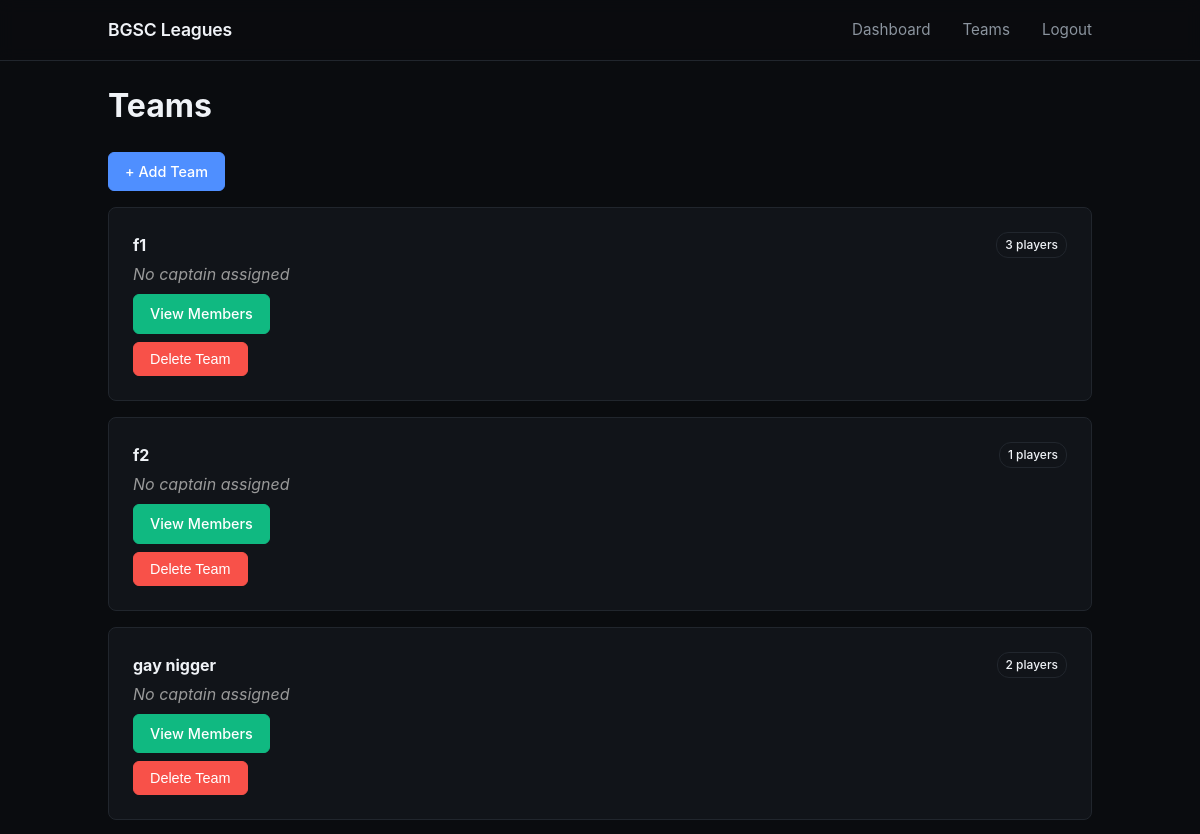
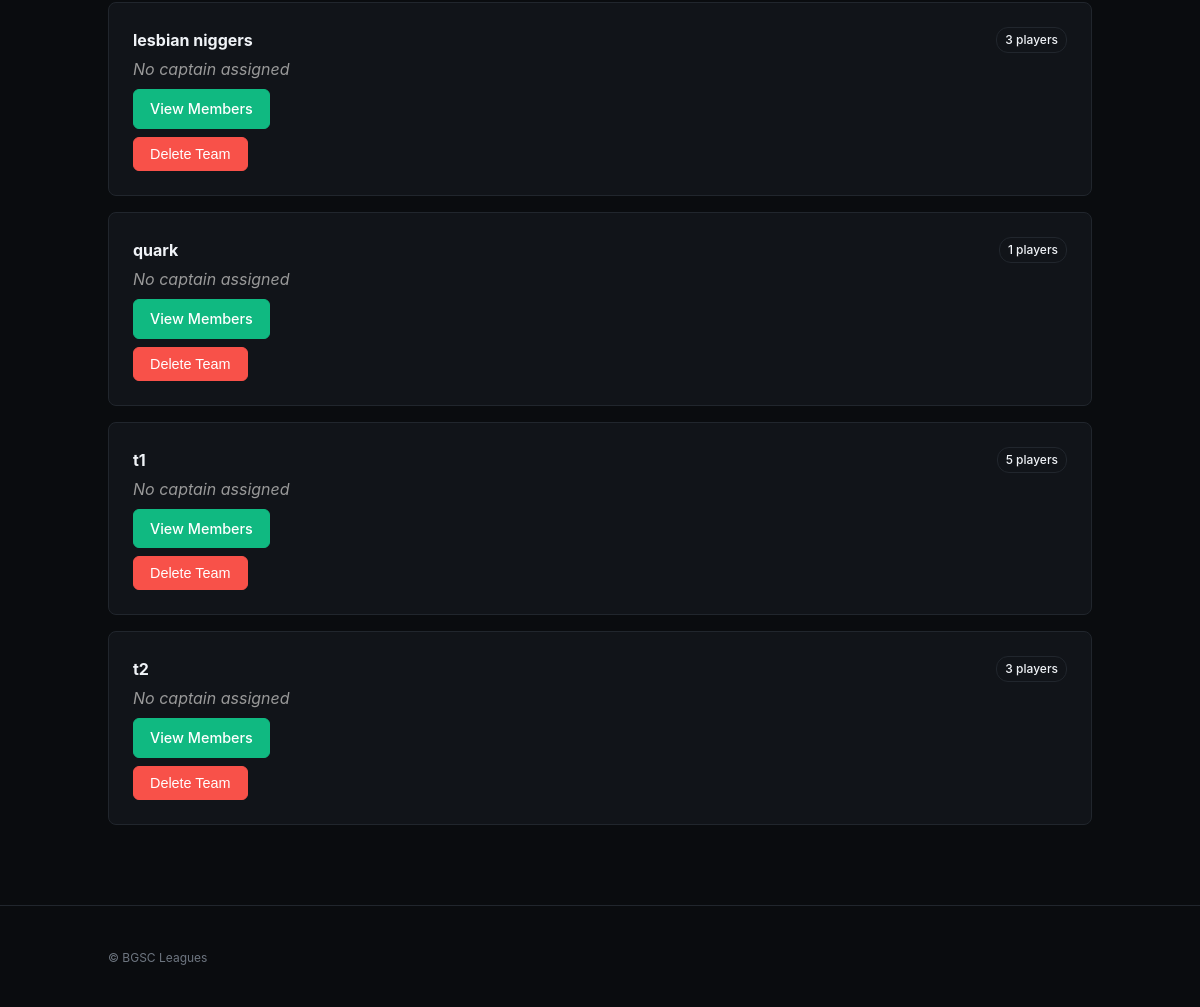
Before: /dashboard/teams/ (signed in) with the older database file (2 pictures, top to bottom).
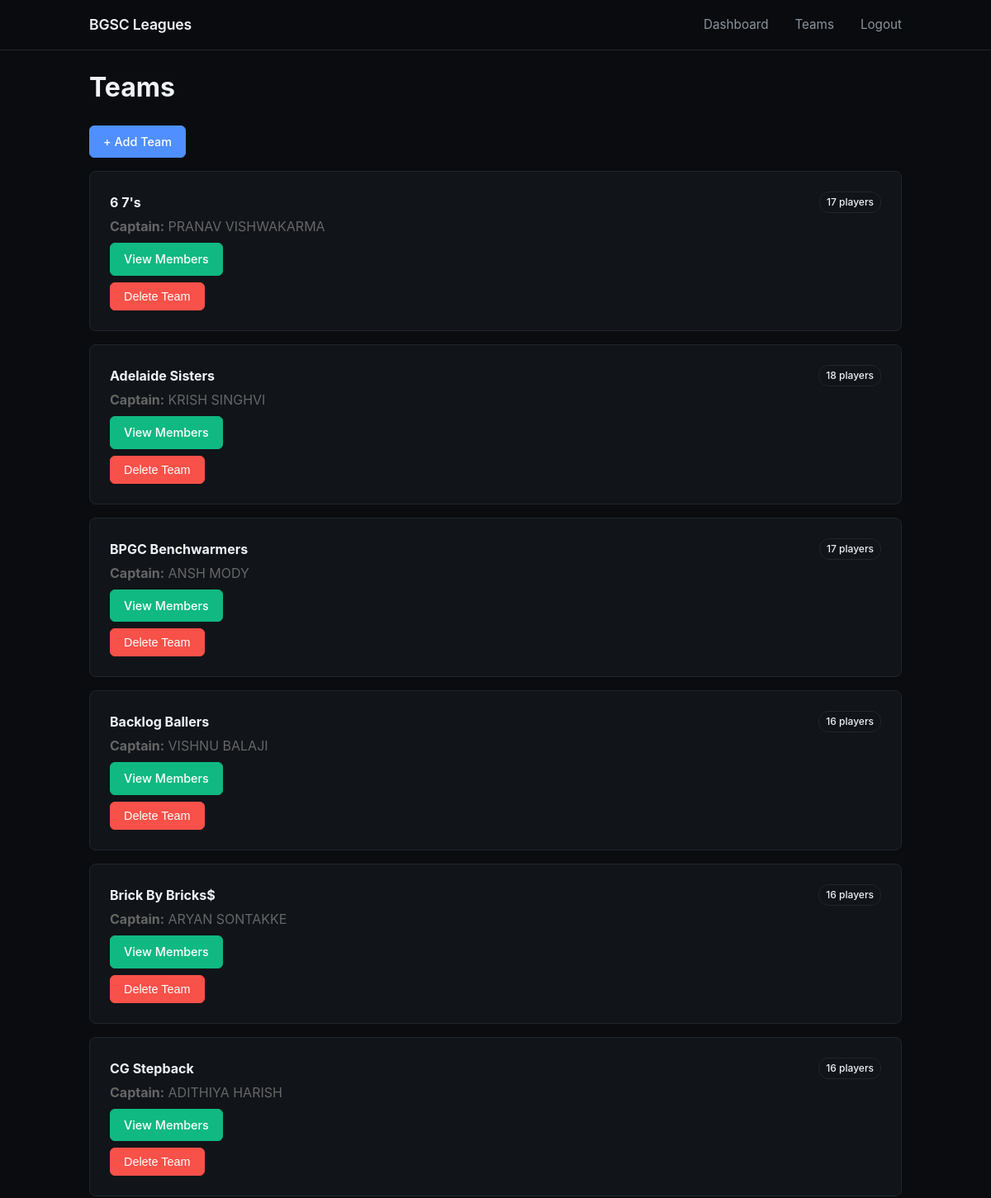
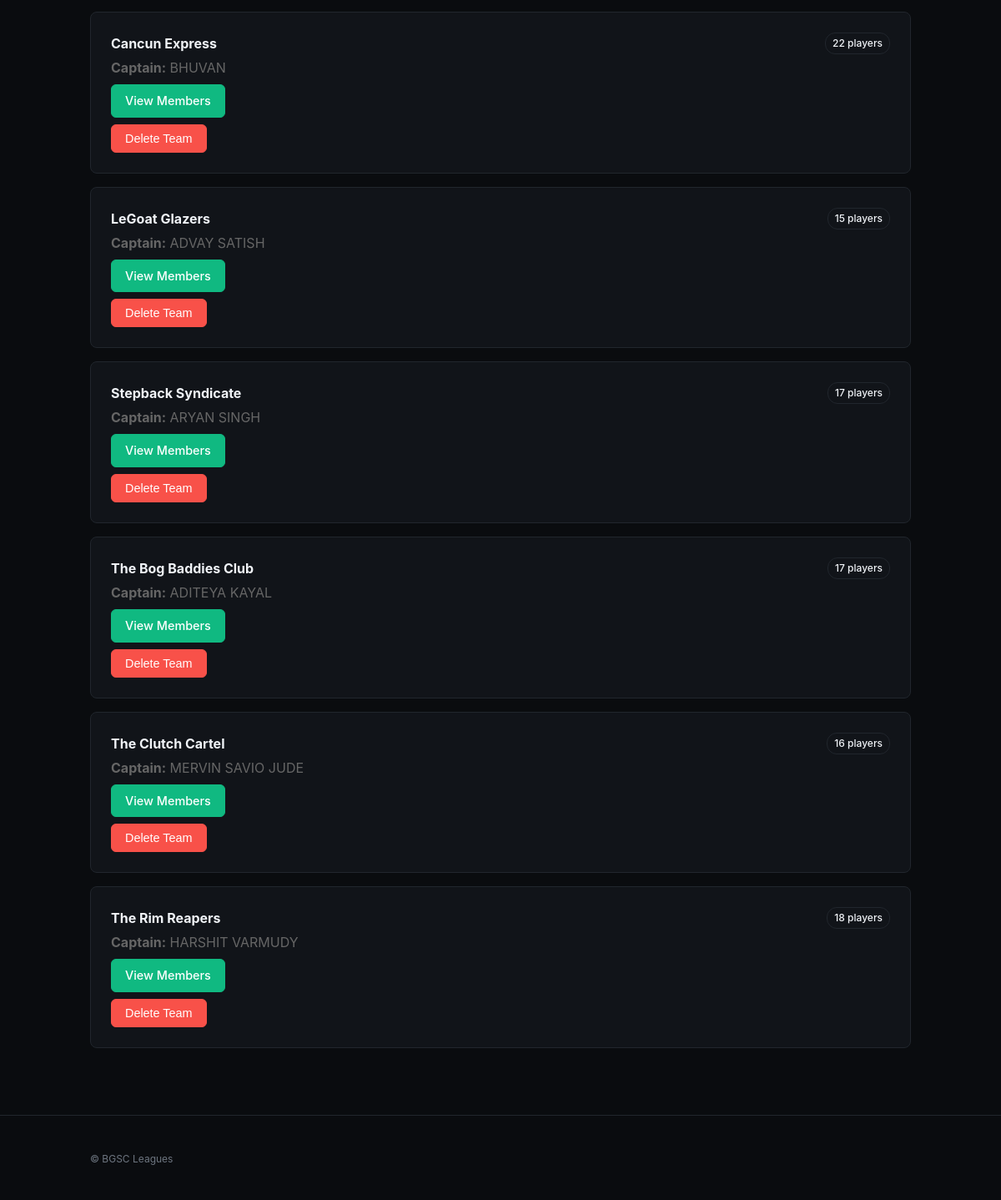
After: the same page with the newer database file (2 pictures, top to bottom).
### games/models.py (models this page shows, shortened)
class Team(models.Model):
    name = models.CharField(max_length=100)
    logo = models.URLField(null=True, blank=True)
    leader = models.ForeignKey('Player', related_name='teams_led', on_delete=models.SET_NULL, null=True, blank=True)

class Player(models.Model):
    name = models.CharField(max_length=100)
    last_updated = models.DateTimeField(auto_now=True)
    team = models.ForeignKey(Team, related_name='players', on_delete=models.CASCADE)

### games/views.py (the view)
# urls.py: path('dashboard/teams/', views.teams, name='teams'),
@login_required(login_url='/login/')
def teams(request):
    teams = Team.objects.all().order_by("name").prefetch_related("players")
    return render(request, "games/teams.html", {"teams": teams})

### games/templates/games/teams.html (shortened to what this page needs)
{% extends 'games/base.html' %} {% block title %}Teams | BGSC Leagues{% endblock %} {% block content %}
<h1>Teams</h1>
<div class="spaced">
  <a class="btn btn-primary" href="{% url 'add_team' %}">+ Add Team</a>
</div>
{% for t in teams %}
<div class="card">
  <div class="spaced">
    <strong>{{ t.name }}</strong>
    <span class="badge">{{ t.players.all|length }} players</span>
  </div>
  {% if t.leader %}
  <div style="margin-top: 4px; color: #666;">
    <strong>Captain:</strong> {{ t.leader.name }}
  </div>
  {% else %}
  <div style="margin-top: 4px; color: #999;">
    <em>No captain assigned</em>
  </div>
  {% endif %}
  <div style="margin-top: 8px">
    <a class="btn btn-accent" href="{% url 'team_detail' t.id %}"
      >View Members</a
    >
  </div>
  <form
    method="post"
    action="{% url 'remove_team' t.id %}"
    class="inline"
    style="margin-top: 8px"
  >
    <button
      class="btn btn-danger"
      type="submit"
      onclick="return confirm('Are you sure you want to delete the team {{ t.name }}? This action cannot be undone.')"
    >
      Delete Team
    </button>
  </form>
</div>
{% empty %}
<div class="card">No teams yet.</div>
{% endfor %} {% endblock %}

Changed rows visible on the page:
removed Team: name "f1", players.all|length "3", shows "No captain assigned"
removed Team: name "f2", players.all|length "1", shows "No captain assigned"
removed Team: name "gay nigger", players.all|length "2", shows "No captain assigned"
removed Team: name "lesbian niggers", players.all|length "3", shows "No captain assigned"
removed Team: name "quark", players.all|length "1", shows "No captain assigned"
removed Team: name "t1", players.all|length "5", shows "No captain assigned"
removed Team: name "t2", players.all|length "3", shows "No captain assigned"
added Team: name "6 7's", players.all|length "17", leader.name "PRANAV VISHWAKARMA"
added Team: name "Adelaide Sisters", players.all|length "18", leader.name "KRISH SINGHVI"
added Team: name "BPGC Benchwarmers", players.all|length "17", leader.name "ANSH MODY"
added Team: name "Backlog Ballers", players.all|length "16", leader.name "VISHNU BALAJI"
added Team: name "Brick By Bricks$", players.all|length "16", leader.name "ARYAN SONTAKKE"
added Team: name "CG Stepback", players.all|length "16", leader.name "ADITHIYA HARISH"
added Team: name "Cancun Express", players.all|length "22", leader.name "BHUVAN"
added Team: name "LeGoat Glazers", players.all|length "15", leader.name "ADVAY SATISH"
added Team: name "Stepback Syndicate", players.all|length "17", leader.name "ARYAN SINGH"
added Team: name "The Bog Baddies Club", players.all|length "17", leader.name "ADITEYA KAYAL"
added Team: name "The Clutch Cartel", players.all|length "16", leader.name "MERVIN SAVIO JUDE"
added Team: name "The Rim Reapers", players.all|length "18", leader.name "HARSHIT VARMUDY"
